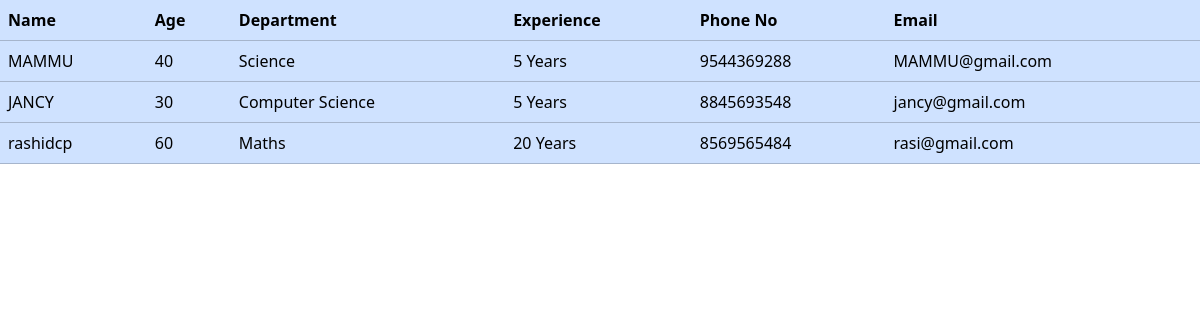
Page /s_view_teach on the committed database.
### app/models.py (models this page shows)
class Teacher(models.Model):
    Teach=models.ForeignKey(User,on_delete=models.CASCADE)
    Name=models.CharField(max_length=20,blank=False,null=False,verbose_name='TeacherName')
    Age=models.PositiveIntegerField()
    Department=models.CharField(max_length=50,blank=False,null=False)
    Experience=models.TextField(blank=True)
    Phoneno=models.IntegerField(blank=False, null=False, unique=True)
    Email=models.EmailField(max_length=254,unique=True,blank=False)

### app/views.py (the view)
# urls.py: path('s_view_teach',views.StudViewTeach,name='StudViewTeach'), # view all teaches assigned to a particular student
def StudViewTeach(request):
    teacher=Teacher.objects.all()
    return  render(request,'stud_view_teacher.html', { 'tch': teacher })

### templates/stud_view_teacher.html (shortened to what this page needs)
<!doctype html>
<html lang="en">
    <head>
        <link
            href="https://cdn.jsdelivr.net/npm/bootstrap@5.3.2/dist/css/bootstrap.min.css"
            rel="stylesheet"
        />
    </head>
    <body>
        <div
            class="table-responsive"
        >
            <table
                class="table table-primary"
            >
                <thead>
                    <tr>
                        <th scope="col">Name</th>
                        <th scope="col">Age</th>
                        <th scope="col">Department</th>
                        <th>Experience</th>
                        <th scope="col">Phone No</th>
                        <th scope="col">Email</th>
                    </tr>
                </thead>
                <tbody>
                {% for i in tch %}
                    <tr class="">
                        <td scope="row">{{i.Name}}</td>
                            <td>{{i.Age}}</td>
                            <td>{{i.Department}}</td>
                            <td>{{i.Experience}} Years</td>
                            <td>{{i.Phoneno}}</td>
                            <td>{{i.Email}}</td>
                    </tr>
                {% endfor %}
                </tbody>
            </table>
        </div>
    </body>
</html>

### rows in the picture
Teacher: Name "MAMMU", Age "40", Department "Science", Experience "5", Phoneno "9544369288", Email "MAMMU@gmail.com"
Teacher: Name "JANCY", Age "30", Department "Computer Science", Experience "5", Phoneno "8845693548", Email "jancy@gmail.com"
Teacher: Name "rashidcp", Age "60", Department "Maths", Experience "20", Phoneno "8569565484", Email "rasi@gmail.com"
